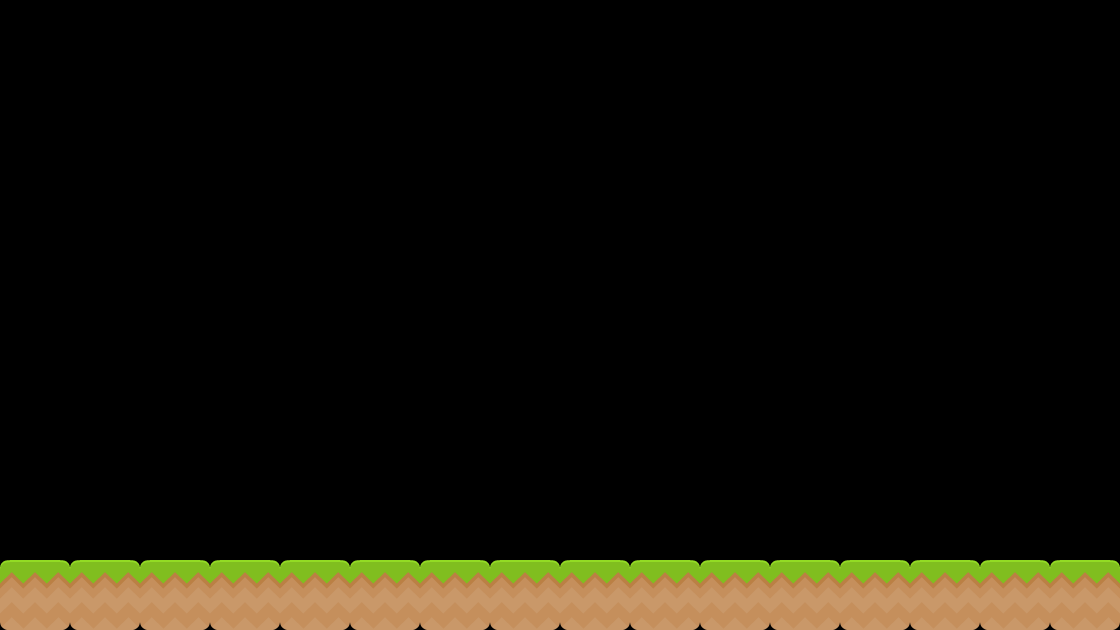

This game map was drawn from its Tiled (.tmx) file and the tilesets committed beside it. A one-line description and the trimmed map source follow:
An orthogonal 16x9 tile map with 70x70 px tiles, 1 tile layer (Tile Layer 1).

<map version="1.0" orientation="orthogonal" renderorder="right-down" width="16" height="9" tilewidth="70" tileheight="70">
 <tileset firstgid="1" name="background-tiles" tilewidth="70" tileheight="70">
  <image source="../img/background-tiles.png" width="910" height="910" />
 </tileset>
 <layer name="Tile Layer 1" width="16" height="9">
  <data>[144 cells, 16 non-empty, 1 distinct tile ids]</data>
 </layer>
</map>
